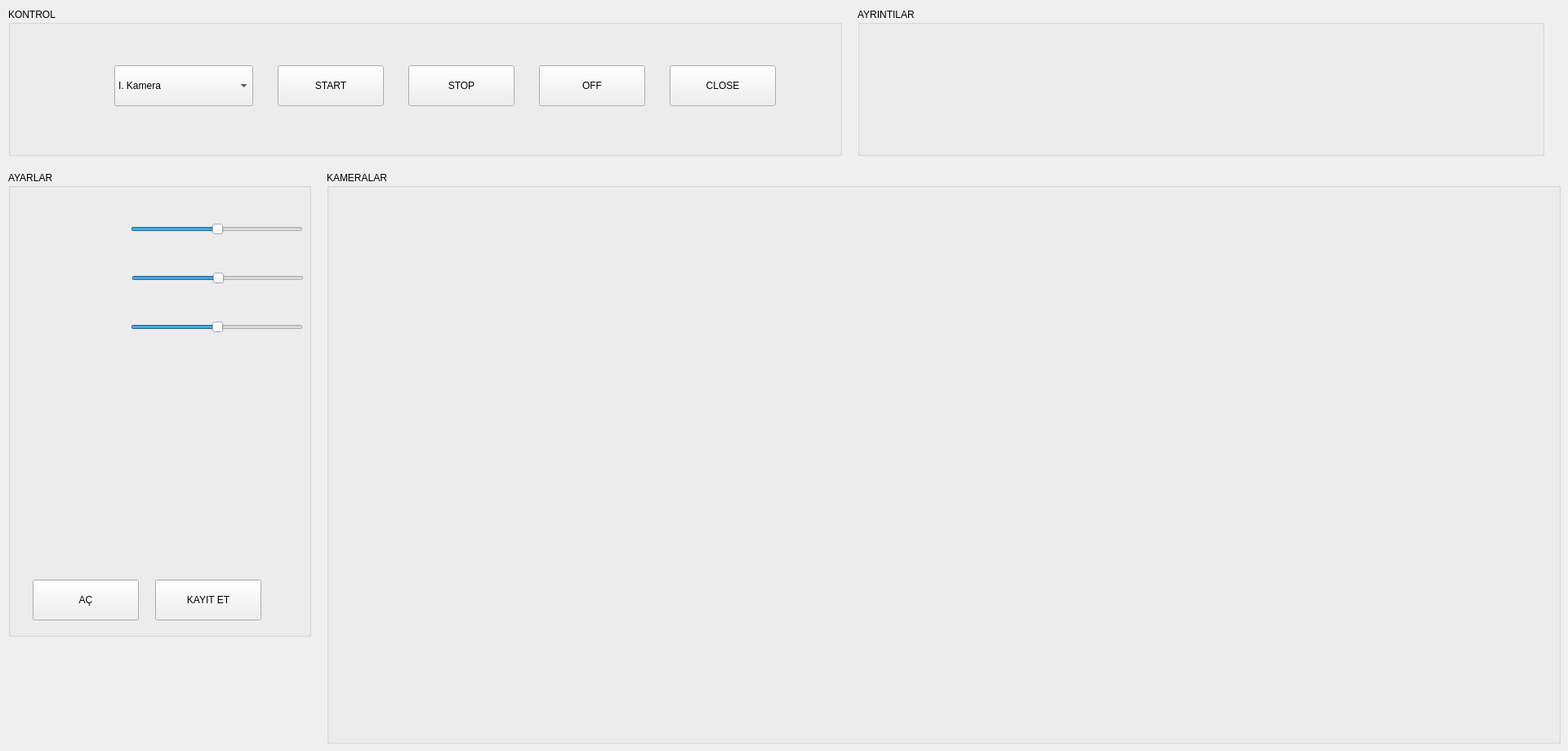
  <widget class="QWidget" name="centralwidget">
   <widget class="QGroupBox" name="groupBox">
    <property name="geometry">
     <rect>
      <x>10</x>
      <y>10</y>
      <width>1021</width>
      <height>181</height>
     </rect>
    </property>
    <property name="styleSheet">
     <string notr="true"/>
    </property>
    <property name="title">
     <string>KONTROL</string>
    </property>
    <widget class="QPushButton" name="Stop_pushButton">
     <property name="geometry">
      <rect>
       <x>490</x>
       <y>70</y>
       <width>130</width>
       <height>50</height>
      </rect>
     </property>
     <property name="styleSheet">
      <string notr="true"/>
     </property>
     <property name="text">
      <string>STOP</string>
     </property>
    </widget>
    <widget class="QPushButton" name="Start_pushButton">
     <property name="geometry">
      <rect>
       <x>330</x>
       <y>70</y>
       <width>130</width>
       <height>50</height>
      </rect>
     </property>
     <property name="styleSheet">
      <string notr="true"/>
     </property>
     <property name="text">
      <string>START</string>
     </property>
    </widget>
    <widget class="QLabel" name="label_3">
     <property name="geometry">
      <rect>
       <x>20</x>
       <y>75</y>
       <width>111</width>
       <height>37</height>
      </rect>
     </property>
     <property name="font">
      <font>
       <pointsize>-1</pointsize>
      </font>
     </property>
     <property name="styleSheet">
      <string notr="true">color:white;</string>
     </property>
     <property name="text">
      <string>KAMERA</string>
     </property>
    </widget>
    <widget class="QPushButton" name="Off_pushButton">
     <property name="geometry">
      <rect>
       <x>650</x>
       <y>70</y>
       <width>130</width>
       <height>50</height>
      </rect>
     </property>
     <property name="styleSheet">
      <string notr="true"/>
     </property>
     <property name="text">
      <string>OFF</string>
     </property>
    </widget>
    <widget class="QComboBox" name="Camera_comboBox">
     <property name="geometry">
      <rect>
       <x>130</x>
       <y>70</y>
       <width>170</width>
       <height>50</height>
      </rect>
     </property>
     <property name="styleSheet">
      <string notr="true"/>
     </property>
     <item>
      <property name="text">
       <string>I. Kamera</string>
      </property>
     </item>
     <item>
      <property name="text">
       <string>II. Kamera</string>
      </property>
     </item>
     <item>
      <property name="text">
       <string>III. Kamera</string>
      </property>
     </item>
     <item>
      <property name="text">
       <string>IV. Kamera</string>
      </property>
     </item>
    </widget>
    <widget class="QPushButton" name="Close_pushButton">
     <property name="geometry">
      <rect>
       <x>810</x>
       <y>70</y>
       <width>130</width>
       <height>50</height>
      </rect>
     </property>
     <property name="styleSheet">
      <string notr="true"/>
     </property>
     <property name="text">
      <string>CLOSE</string>
     </property>
    </widget>
   </widget>
   <widget class="QGroupBox" name="groupBox_2">
    <property name="geometry">
     <rect>
      <x>1050</x>
      <y>10</y>
      <width>841</width>
      <height>181</height>
     </rect>
    </property>
    <property name="styleSheet">
     <string notr="true"/>
    </property>
    <property name="title">
     <string>AYRINTILAR</string>
    </property>
    <widget class="QLabel" name="label_9">
     <property name="geometry">
      <rect>
       <x>130</x>
       <y>100</y>
       <width>231</width>
       <height>37</height>
      </rect>
     </property>
     <property name="font">
      <font>
       <pointsize>-1</pointsize>
      </font>
     </property>
     <property name="styleSheet">
      <string notr="true">color: rgb(255, 255, 255);</string>
     </property>
     <property name="text">
      <string>------</string>
     </property>
    </widget>
    <widget class="QLabel" name="Fps_label">
     <property name="geometry">
      <rect>
       <x>30</x>
       <y>50</y>
       <width>61</width>
       <height>37</height>
      </rect>
     </property>
     <property name="font">
      <font>
       <pointsize>-1</pointsize>
      </font>
     </property>
     <property name="styleSheet">
      <string notr="true">color: rgb(255, 255, 255);</string>
     </property>
     <property name="text">
      <string>FPS</string>
     </property>
    </widget>
    <widget class="QLabel" name="label_8">
     <property name="geometry">
      <rect>
       <x>30</x>
       <y>100</y>
       <width>61</width>
       <height>37</height>
      </rect>
     </property>
     <property name="font">
      <font>
       <pointsize>-1</pointsize>
      </font>
     </property>
     <property name="styleSheet">
      <string notr="true">color: rgb(255, 255, 255);</string>
     </property>
     <property name="text">
      <string>------</string>
     </property>
    </widget>
    <widget class="QLabel" name="label_10">
     <property name="geometry">
      <rect>
       <x>400</x>
       <y>50</y>
       <width>231</width>
       <height>37</height>
      </rect>
     </property>
     <property name="font">
      <font>
       <pointsize>-1</pointsize>
      </font>
     </property>
     <property name="styleSheet">
      <string notr="true">color: rgb(255, 255, 255);</string>
     </property>
     <property name="text">
      <string>SAAT</string>
     </property>
    </widget>
    <widget class="QLabel" name="Calisma_label">
     <property name="geometry">
      <rect>
       <x>130</x>
       <y>50</y>
       <width>231</width>
       <height>37</height>
      </rect>
     </property>
     <property name="font">
      <font>
       <pointsize>-1</pointsize>
      </font>
     </property>
     <property name="styleSheet">
      <string notr="true">color: rgb(255, 255, 255);</string>
     </property>
     <property name="text">
      <string>ÇALIŞMA SÜRESİ</string>
     </property>
    </widget>
    <widget class="QLabel" name="label_11">
     <property name="geometry">
      <rect>
       <x>400</x>
       <y>100</y>
       <width>231</width>
       <height>37</height>
      </rect>
     </property>
     <property name="font">
      <font>
       <pointsize>-1</pointsize>
      </font>
     </property>
     <property name="styleSheet">
      <string notr="true">color: rgb(255, 255, 255);</string>
     </property>
     <property name="text">
      <string>15:03:20</string>
     </property>
    </widget>
    <widget class="QLabel" name="Durum_Cam">
     <property name="geometry">
      <rect>
       <x>680</x>
       <y>100</y>
       <width>231</width>
       <height>37</height>
      </rect>
     </property>
     <property name="font">
      <font>
       <pointsize>-1</pointsize>
      </font>
     </property>
     <property name="styleSheet">
      <string notr="true">color: rgb(255, 255, 255);</string>
     </property>
     <property name="text">
      <string>KAPALI</string>
     </property>
    </widget>
    <widget class="QLabel" name="label_15">
     <property name="geometry">
      <rect>
       <x>680</x>
       <y>50</y>
       <width>231</width>
       <height>37</height>
      </rect>
     </property>
     <property name="font">
      <font>
       <pointsize>-1</pointsize>
      </font>
     </property>
     <property name="styleSheet">
      <string notr="true">color: rgb(255, 255, 255);</string>
     </property>
     <property name="text">
      <string>Durum</string>
     </property>
    </widget>
   </widget>
   <widget class="QGroupBox" name="groupBox_3">
    <property name="geometry">
     <rect>
      <x>10</x>
      <y>210</y>
      <width>371</width>
      <height>570</height>
     </rect>
    </property>
    <property name="styleSheet">
     <string notr="true"/>
    </property>
    <property name="title">
     <string>AYARLAR</string>
    </property>
    <widget class="QSlider" name="horizontalSlider">
     <property name="geometry">
      <rect>
       <x>150</x>
       <y>60</y>
       <width>211</width>
       <height>21</height>
      </rect>
     </property>
     <property name="styleSheet">
      <string notr="true"/>
     </property>
     <property name="value">
      <number>50</number>
     </property>
     <property name="orientation">
      <enum>Qt::Horizontal</enum>
     </property>
    </widget>
    <widget class="QLabel" name="label_4">
     <property name="geometry">
      <rect>
       <x>9</x>
       <y>50</y>
       <width>100</width>
       <height>40</height>
      </rect>
     </property>
     <property name="font">
      <font>
       <pointsize>-1</pointsize>
      </font>
     </property>
     <property name="styleSheet">
      <string notr="true">color:white;</string>
     </property>
     <property name="text">
      <string>Sag - Sol</string>
     </property>
    </widget>
    <widget class="QLabel" name="label_5">
     <property name="geometry">
      <rect>
       <x>10</x>
       <y>110</y>
       <width>141</width>
       <height>40</height>
      </rect>
     </property>
     <property name="font">
      <font>
       <pointsize>-1</pointsize>
      </font>
     </property>
     <property name="styleSheet">
      <string notr="true">color:white;</string>
     </property>
     <property name="text">
      <string>Yukarı - Asagı</string>
     </property>
    </widget>
    <widget class="QSlider" name="horizontalSlider_2">
     <property name="geometry">
      <rect>
       <x>151</x>
       <y>120</y>
       <width>211</width>
       <height>22</height>
      </rect>
     </property>
     <property name="styleSheet">
      <string notr="true"/>
     </property>
     <property name="value">
      <number>50</number>
     </property>
     <property name="orientation">
      <enum>Qt::Horizontal</enum>
     </property>
    </widget>
    <widget class="QLabel" name="label_12">
     <property name="geometry">
      <rect>
       <x>9</x>
       <y>170</y>
       <width>121</width>
       <height>40</height>
      </rect>
     </property>
     <property name="font">
      <font>
       <pointsize>-1</pointsize>
      </font>
     </property>
     <property name="styleSheet">
      <string notr="true">color:white;</string>
     </property>
     <property name="text">
      <string>Zoom</string>
     </property>
    </widget>
    <widget class="QSlider" name="horizontalSlider_3">
     <property name="geometry">
      <rect>
       <x>150</x>
       <y>180</y>
       <width>211</width>
       <height>22</height>
      </rect>
     </property>
     <property name="styleSheet">
      <string notr="true"/>
     </property>
     <property name="value">
      <number>50</number>
     </property>
     <property name="orientation">
      <enum>Qt::Horizontal</enum>
     </property>
    </widget>
    <widget class="QPushButton" name="Ac_pushButton">
     <property name="geometry">
      <rect>
       <x>30</x>
       <y>500</y>
       <width>130</width>
       <height>50</height>
      </rect>
     </property>
     <property name="styleSheet">
      <string notr="true"/>
     </property>
     <property name="text">
      <string>AÇ</string>
     </property>
    </widget>
    <widget class="QPushButton" name="Kayit_pushButton_2">
     <property name="geometry">
      <rect>
       <x>180</x>
       <y>500</y>
       <width>130</width>
       <height>50</height>
      </rect>
     </property>
     <property name="styleSheet">
      <string notr="true"/>
     </property>
     <property name="text">
      <string>KAYIT ET</string>
     </property>
    </widget>
   </widget>
   <widget class="QGroupBox" name="groupBox_4">
    <property name="geometry">
     <rect>
      <x>400</x>
      <y>210</y>
      <width>1511</width>
      <height>701</height>
     </rect>
    </property>
    <property name="styleSheet">
     <string notr="true"/>
    </property>
    <property name="title">
     <string>KAMERALAR</string>
    </property>
    <widget class="QLabel" name="Camera_1">
     <property name="geometry">
      <rect>
       <x>20</x>
       <y>30</y>
       <width>1461</width>
       <height>641</height>
      </rect>
     </property>
     <property name="styleSheet">
      <string notr="true"/>
     </property>
     <property name="text">
      <string/>
     </property>
    </widget>
   </widget>
  </widget>
